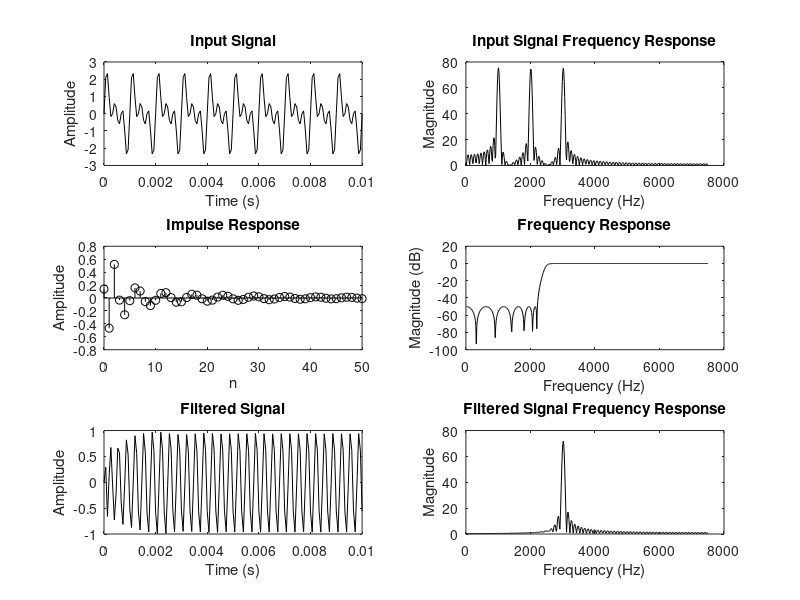

MATLAB code to generate this figure: (Note: this script raises an error after producing the figure.)
clc; clear; close all;

F1 = 1000; F2 = 2000; F3 = 3000;
Fsamp = 15000;
t = 0:1/Fsamp:0.01;
x = sin(2*pi*F1*t) + sin(2*pi*F2*t) + sin(2*pi*F3*t);

fft_ord = 1024;
x_fft = fft(x, fft_ord);

Fp = 2500; 
Fs = 2200; 
ap = 2.8; 
as = 50;
wp = 2*Fp/Fsamp;
ws = 2*Fs/Fsamp;
n_range = 0:50;
fr = (1:fft_ord/2) * Fsamp / fft_ord;

% Chebyshev Type II
[N2, wn2] = cheb2ord(wp, ws, ap, as);
[b2, a2] = cheby2(N2, as, ws, "high");
h2 = impz(b2, a2, length(n_range));
h_freq2 = freqz(b2, a2, fft_ord/2);
y2 = filter(b2, a2, x);
y_fft2 = fft(y2, fft_ord);

figure;
subplot(3,2,1); plot(t, x, 'k'); title('Input Signal'); xlabel('Time (s)'); ylabel('Amplitude');
subplot(3,2,2); plot(fr, abs(x_fft(1:fft_ord/2)), 'k'); title('Input Signal Frequency Response'); xlabel('Frequency (Hz)'); ylabel('Magnitude');
subplot(3,2,3); stem(n_range, h2, 'k'); title('Impulse Response'); xlabel('n'); ylabel('Amplitude');
subplot(3,2,4); plot(fr, 20*log10(abs(h_freq2)), 'k'); title('Frequency Response'); xlabel('Frequency (Hz)'); ylabel('Magnitude (dB)');
subplot(3,2,5); plot(t, y2, 'k'); title('Filtered Signal'); xlabel('Time (s)'); ylabel('Amplitude');
subplot(3,2,6); plot(fr, abs(y_fft2(1:fft_ord/2)), 'k'); title('Filtered Signal Frequency Response'); xlabel('Frequency (Hz)'); ylabel('Magnitude');
sgtitle('CHEBYSHEV TYPE II HIGH PASS FILTER (DIRECT METHOD)');
saveas(gcf, 'chebyshev2_highpass.png');
